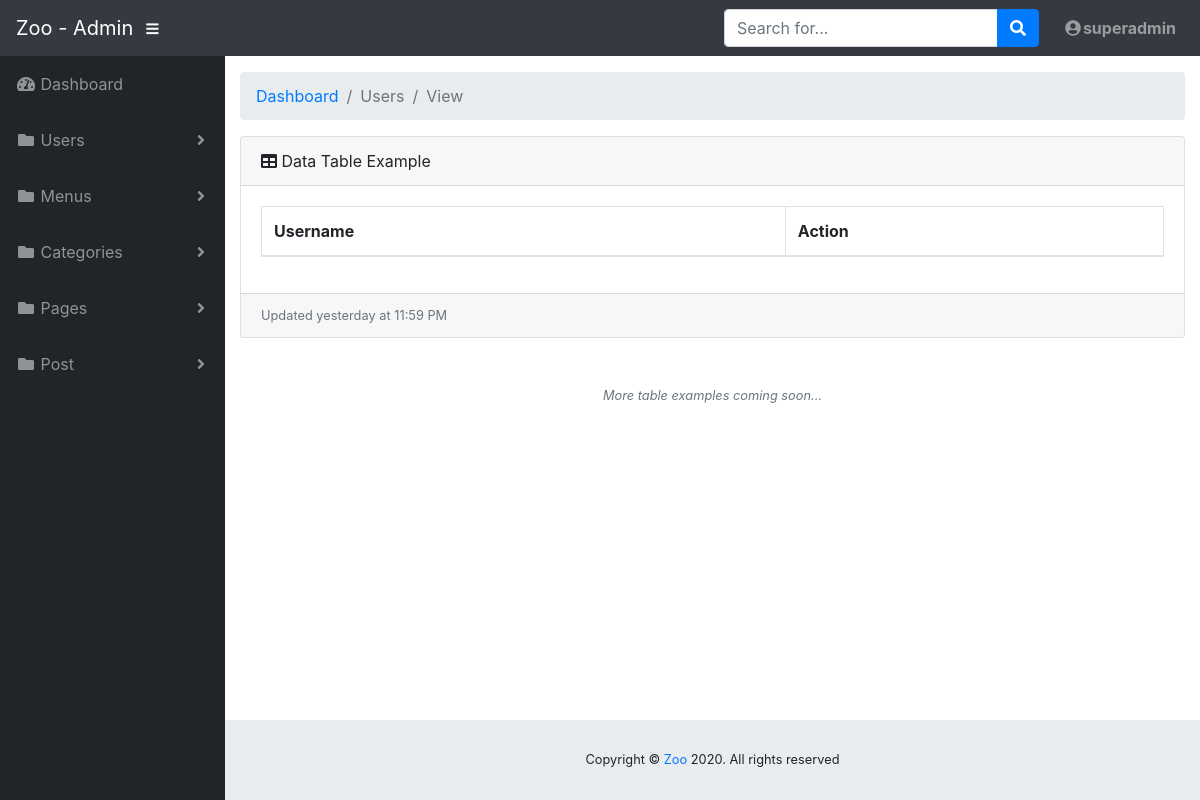
The app's page /admin/user/view.php?id=2 (signed in), older data.
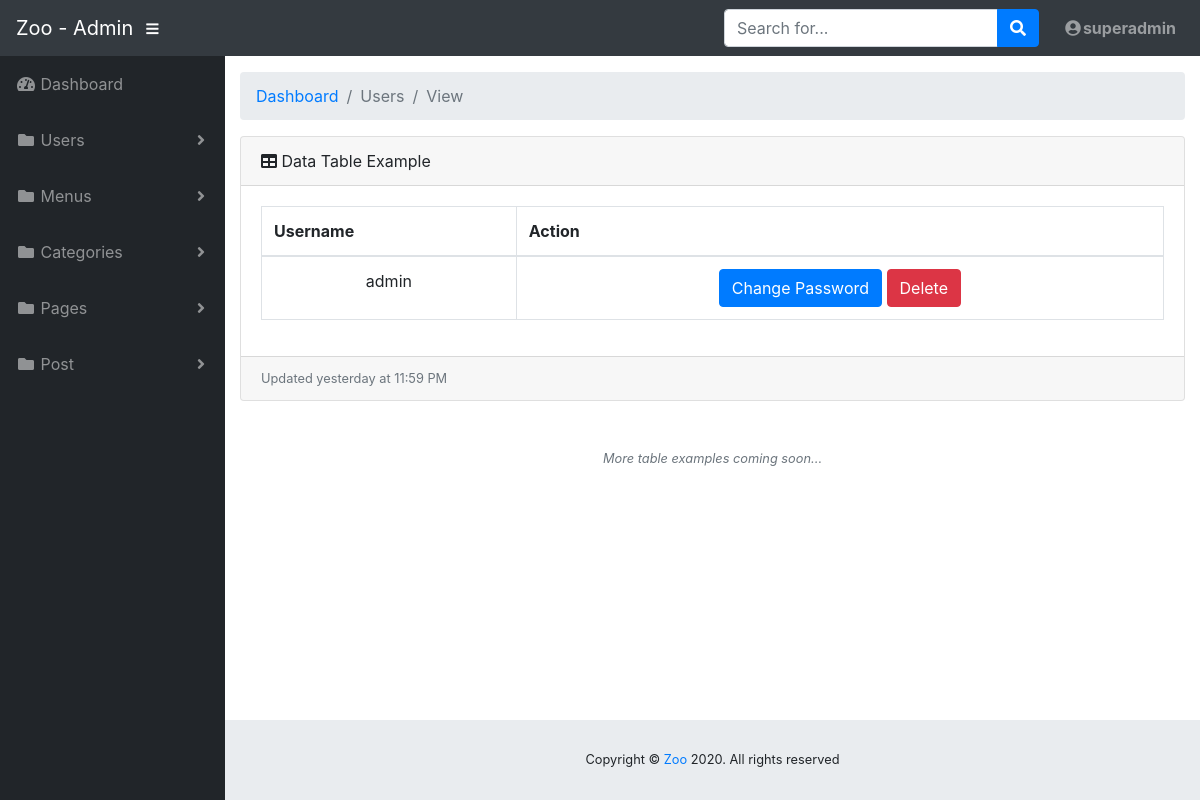
The same page, newer data.
### tables this page shows
CREATE TABLE `users` (
  `user_id` int(11) NOT NULL,
  `username` varchar(250) NOT NULL,
  `password` varchar(250) NOT NULL,
  `role_id` int(11) NOT NULL DEFAULT '2',
  `status` int(1) NOT NULL DEFAULT '1'
);

### admin/user/view.php (the view, shortened to what the changed rows need)
<!DOCTYPE html>
<html lang="en">
<head>
  <link href="../vendor/fontawesome-free/css/all.min.css" rel="stylesheet" type="text/css">
  <link href="../vendor/datatables/dataTables.bootstrap4.css" rel="stylesheet">
  <link href="../css/sb-admin.css" rel="stylesheet">
</head>
<body id="page-top">
  <div id="wrapper">
    <div id="content-wrapper">
      <div class="container-fluid">
        <div class="card mb-3">
          <div class="card-body">
            <div class="table-responsive">
              <table class="table table-bordered" width="100%" cellspacing="0">
                <thead>
                  <tr>
                    <th>Username</th>
                    <th>Action</th>
                  </tr>
                </thead>
                <tbody>
                <?php
                    if(isset($_GET["id"]) && $_GET["id"] > 0) {
                        $conn = conn_db();
                        $id = $_GET["id"];
                        $sql = "SELECT * FROM users WHERE user_id = $id";
                        $result = mysqli_query($conn, $sql);
                        if (mysqli_num_rows($result) > 0) {
                            while ($row = mysqli_fetch_assoc($result)) {
                            ?>
                        <tr class="text-center">
                            <td><?= $row['username'] ?></td>
                            <td>
                                <button class="btn btn-primary" type="button"><a class="text-white" href="<?="../change-password.php?id={$row['user_id']}" ?>" target="_blank"> Change Password </a></button>
                                <button class="btn btn-danger" type="button"><a class="text-white" href="<?="./delete.php?id={$row['user_id']}" ?>" target="_blank"> Delete </a></button>
                            </td>
                        </tr>
                        <?php
                        }
                    }
                }
                ?>
                </tbody>
              </table>
            </div>
          </div>
        </div>
      </div>
    </div>
  </div>
</body>
</html>

Row changes from the older to the newer data that the page shows:
now on this page (row edited): users: username "admin"
